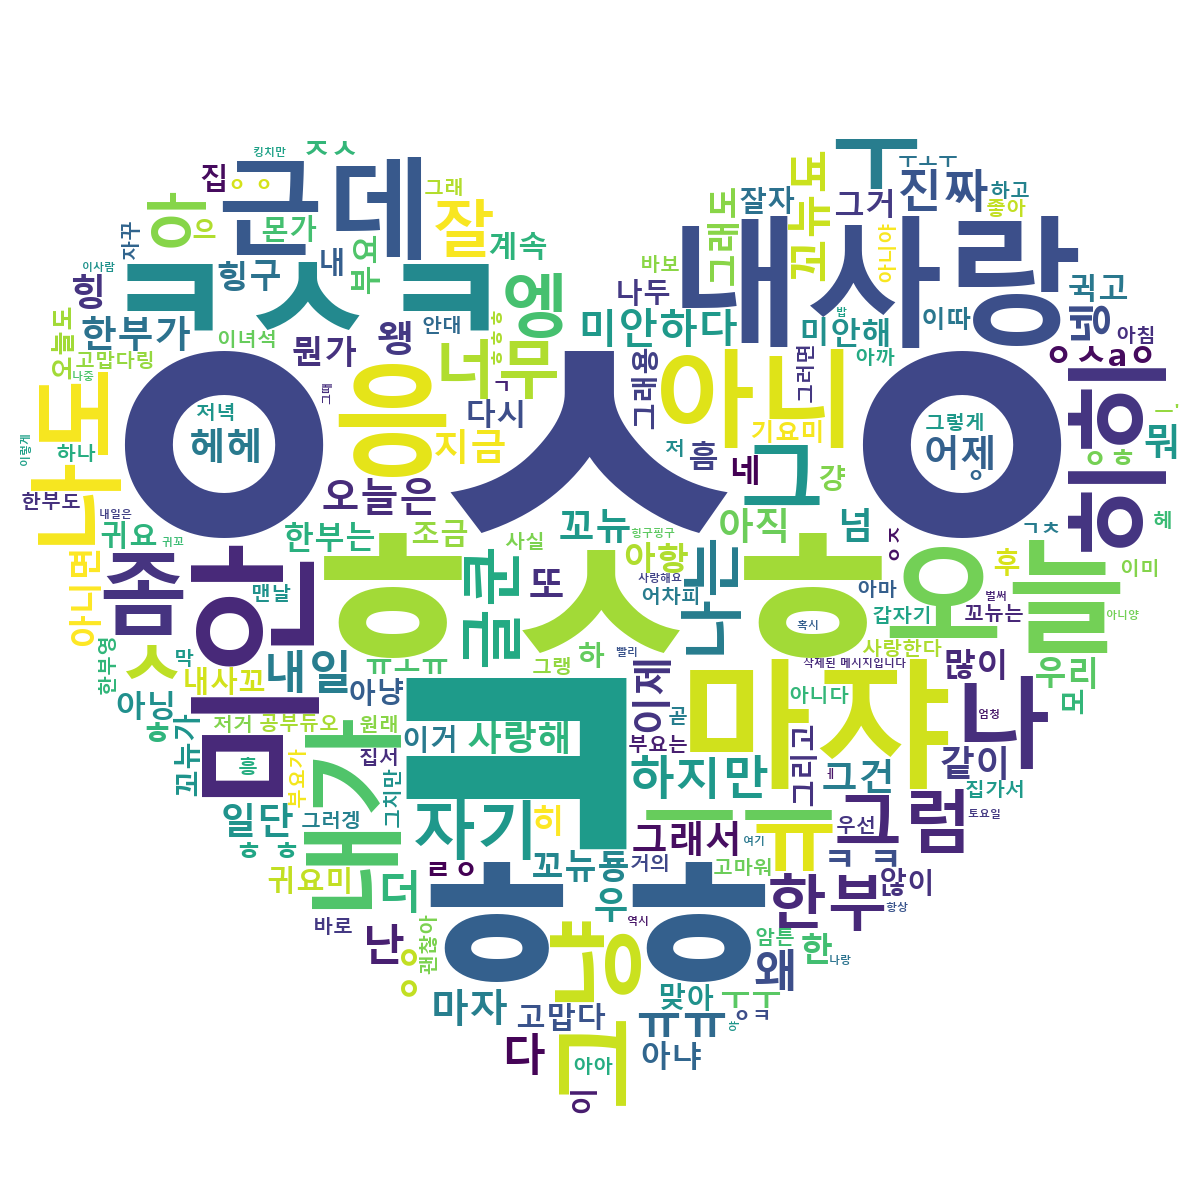

The script that drew this image:
import matplotlib.font_manager as fm 
from wordcloud import WordCloud
from PIL import Image
import numpy as np



# 이용 가능한 폰트 중 '고딕'만 선별
for font in fm.fontManager.ttflist:
    if 'Gothic' in font.name:
        print(font.name, font.fname)

font_path = 'C:/Windows/Fonts/malgunbd.ttf'

text = ""
 
with open("GBDUO.txt", 'r', encoding = "utf-8") as txt :
    lines = txt.readlines()
    for line in lines[4:] :
        if '] [' in line :
            text += ( line.split('] ')[2].replace('이모티콘\n', "")
            .replace("사진\n", "").replace('삭제된 메세지입니다.\n', "").replace("샵검색", '').replace('채팅방 관리자가 메시지를 가렸습니다.','').replace('동영상','').replace('사진','').replace('2장','') 
             .replace('에에','').replace('에에에','').replace('https','').replace('웅','')
             .replace('융','').replace('에','').replace('ㅋㅋ',''))
        
print(text)


mask = np.array(Image.open('love2.png'))
wc = WordCloud(font_path='C:/Windows/Fonts/malgunbd.ttf', background_color="white", mask=mask, width = 1200, height = 1200)
wc.generate(text)
wc.to_file("gbduo.png")
